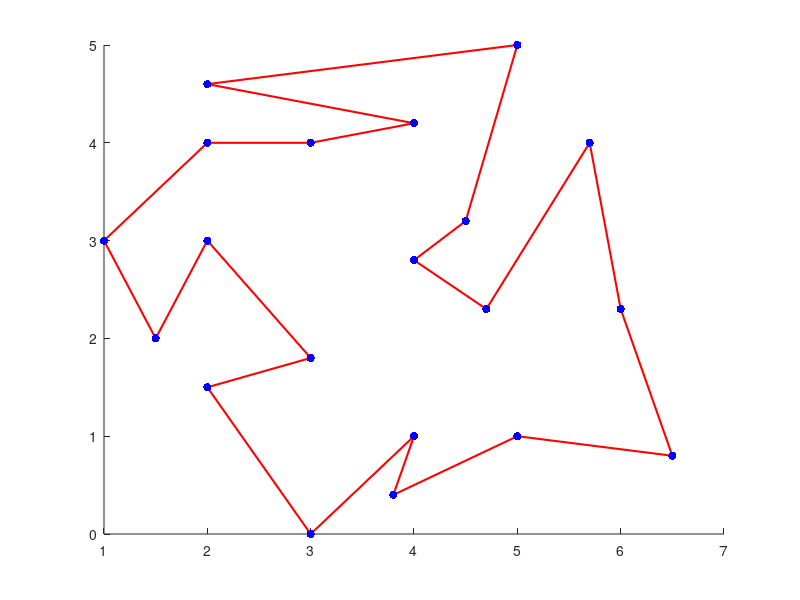

The MATLAB source for this figure: (Note: this script raises an error after producing the figure.)
clc,clear
data = importdata('data.txt');
x = data(:, 1);
y = data(:, 2);
tour1 = [1 4 2 3 5 9 19 6 7 8 18 17 20 15 16 14 11 13 12 10];

h = figure;
ax = axes('Parent', h);

hold on
for i = 1 : length(tour1) - 1
    xdata = [x(tour1(i)) x(tour1(i + 1))];
    ydata = [y(tour1(i)) y(tour1(i + 1))];
    plot(xdata, ydata, 'Color', 'r', 'LineWidth', 1.5)
end

xdata = [x(tour1(length(tour1))) x(tour1(1))];
ydata = [y(tour1(length(tour1))) y(tour1(1))];
plot(xdata, ydata, 'Color', 'r', 'LineWidth', 1.5)


scatter(x, y, 'b', 'filled');
ax.YAxis.Visible = 'off';
ax.XAxis.Visible = 'off';
hold off
saveas(h, 'figure/tourB.png')